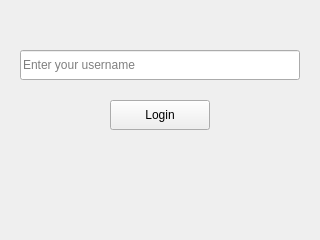
<?xml version="1.0" encoding="UTF-8"?>
<ui version="4.0">
 <class>ClientLogin</class>
 <widget class="QWidget" name="ClientLogin">
  <property name="geometry">
   <rect>
    <x>0</x>
    <y>0</y>
    <width>320</width>
    <height>240</height>
   </rect>
  </property>
  <property name="windowTitle">
   <string>Login</string>
  </property>
  <widget class="QLineEdit" name="userNameLineEdit">
   <property name="geometry">
    <rect>
     <x>20</x>
     <y>50</y>
     <width>280</width>
     <height>30</height>
    </rect>
   </property>
   <property name="placeholderText">
    <string>Enter your username</string>
   </property>
  </widget>
  <widget class="QPushButton" name="loginButton">
   <property name="geometry">
    <rect>
     <x>110</x>
     <y>100</y>
     <width>100</width>
     <height>30</height>
    </rect>
   </property>
   <property name="text">
    <string>Login</string>
   </property>
  </widget>
 </widget>
 <resources/>
 <connections/>
</ui>
